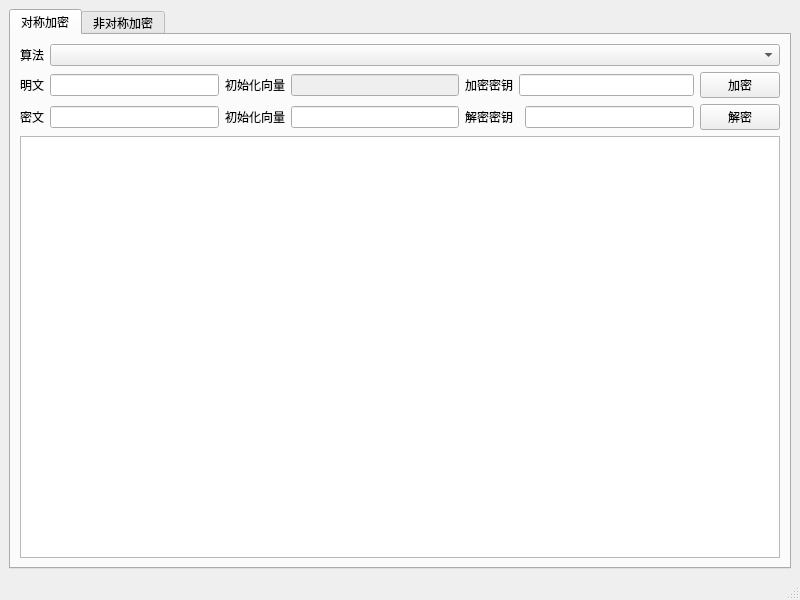
<?xml version="1.0" encoding="UTF-8"?>
<ui version="4.0">
  <class>CryptologyTool</class>
  <widget class="QMainWindow" name="CryptologyTool">
    <property name="geometry">
      <rect>
        <x>0</x>
        <y>0</y>
        <width>800</width>
        <height>600</height>
      </rect>
    </property>
    <property name="minimumSize">
      <size>
        <width>800</width>
        <height>600</height>
      </size>
    </property>
    <property name="windowTitle">
      <string>CryptologyTool</string>
    </property>
    <widget class="QWidget" name="centralwidget">
      <layout class="QGridLayout" name="gridLayout">
        <item row="0" column="0">
          <widget class="QTabWidget" name="tabWidget">
            <property name="currentIndex">
              <number>0</number>
            </property>
            <widget class="QWidget" name="tab">
              <attribute name="title">
                <string>对称加密</string>
              </attribute>
              <layout class="QGridLayout" name="gridLayout_2">
                <item row="0" column="0">
                  <widget class="QLabel" name="label_5">
                    <property name="text">
                      <string>算法</string>
                    </property>
                  </widget>
                </item>
                <item row="1" column="0">
                  <widget class="QLabel" name="label">
                    <property name="text">
                      <string>明文</string>
                    </property>
                  </widget>
                </item>
                <item row="1" column="1">
                  <widget class="QLineEdit" name="lineEdit_PlainText" />
                </item>
                <item row="1" column="2">
                  <widget class="QLabel" name="label_6">
                    <property name="text">
                      <string>初始化向量</string>
                    </property>
                  </widget>
                </item>
                <item row="1" column="3">
                  <widget class="QLineEdit" name="lineEdit_EncryptionKey_2">
                    <property name="enabled">
                      <bool>false</bool>
                    </property>
                  </widget>
                </item>
                <item row="1" column="4">
                  <widget class="QLabel" name="label_3">
                    <property name="text">
                      <string>加密密钥</string>
                    </property>
                  </widget>
                </item>
                <item row="1" column="5" colspan="2">
                  <widget class="QLineEdit" name="lineEdit_EncryptionKey" />
                </item>
                <item row="1" column="7">
                  <widget class="QPushButton" name="pushButton_Encryption">
                    <property name="text">
                      <string>加密</string>
                    </property>
                  </widget>
                </item>
                <item row="2" column="0">
                  <widget class="QLabel" name="label_2">
                    <property name="text">
                      <string>密文</string>
                    </property>
                  </widget>
                </item>
                <item row="2" column="1">
                  <widget class="QLineEdit" name="lineEdit_Ciphertext" />
                </item>
                <item row="2" column="2">
                  <widget class="QLabel" name="label_7">
                    <property name="text">
                      <string>初始化向量</string>
                    </property>
                  </widget>
                </item>
                <item row="2" column="3">
                  <widget class="QLineEdit" name="lineEdit_EncryptionKey_3" />
                </item>
                <item row="2" column="4" colspan="2">
                  <widget class="QLabel" name="label_4">
                    <property name="text">
                      <string>解密密钥</string>
                    </property>
                  </widget>
                </item>
                <item row="2" column="6">
                  <widget class="QLineEdit" name="lineEdit_DecryptionKey" />
                </item>
                <item row="2" column="7">
                  <widget class="QPushButton" name="pushButton_Decryption">
                    <property name="text">
                      <string>解密</string>
                    </property>
                  </widget>
                </item>
                <item row="3" column="0" colspan="8">
                  <widget class="QTextBrowser" name="textBrowser" />
                </item>
                <item row="0" column="1" colspan="7">
                  <widget class="QComboBox" name="comboBox" />
                </item>
              </layout>
            </widget>
            <widget class="QWidget" name="tab_2">
              <attribute name="title">
                <string>非对称加密</string>
              </attribute>
            </widget>
          </widget>
        </item>
      </layout>
    </widget>
    <widget class="QStatusBar" name="statusbar" />
  </widget>
  <resources />
  <connections />
</ui>
